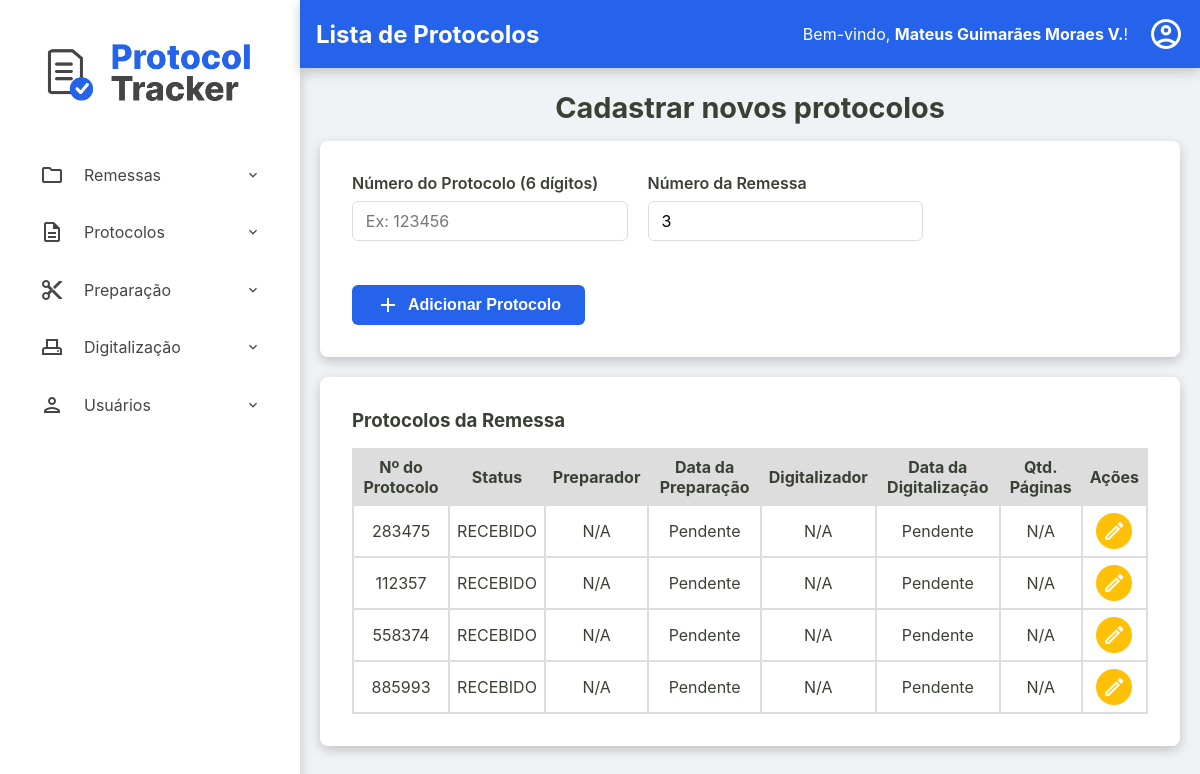
Before: /admin/remessas/protocolos?id=bada3be0-6989-44cf-bdf4-c07937e739fd (signed in) with the older database file.
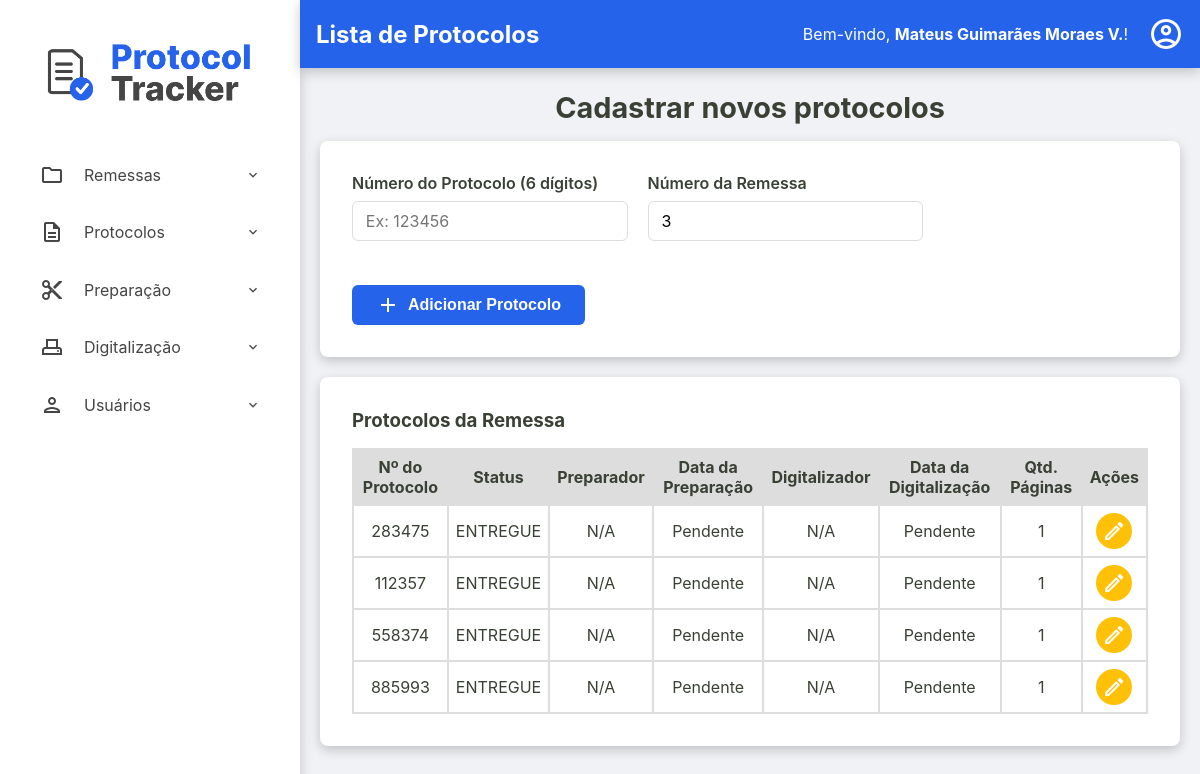
After: the same page with the newer database file.
### tables this page shows
CREATE TABLE protocolos (
    id TEXT PRIMARY KEY,
    id_remessa TEXT NOT NULL,
    numero_protocolo TEXT NOT NULL UNIQUE,
    data_preparacao TEXT NULL,
    id_preparador INTEGER NULL,
    data_digitalizacao TEXT NULL,
    id_digitalizador INTEGER NULL,
    status TEXT NOT NULL DEFAULT 'RECEBIDO',
    quantidade_paginas INTEGER NULL CHECK (quantidade_paginas >= 0),
    observacoes TEXT NULL,
    FOREIGN KEY (id_remessa) REFERENCES remessas (id),
    FOREIGN KEY (id_preparador) REFERENCES usuarios (id),
    FOREIGN KEY (id_digitalizador) REFERENCES usuarios (id)
  );

### src/Controller/Admin/RemessaController.php (called while the page is built, shortened)
<?php
class RemessaController
{
    public function exibirProtocolos(?string $id_remessa_param, ?string $erro = null)
    {
        try {
            $id_remessa = $id_remessa_param;
            $listaProtocolos = $this->protocoloRepository->findByRemessa($id_remessa);
            require __DIR__ . '/../../../templates/admin/visualizar-protocolos.php';
        } catch (Exception $e) {
            $this->exibirRemessas($e->getMessage());
        }
    }
}

### src/Repository/ProtocoloRepository.php (called while the page is built, shortened)
<?php
class ProtocoloRepository implements ProtocoloRepositoryInterface
{
    private PDO $connection;
    public function __construct(PDO $connection)
    {
        $this->connection = $connection;
    }
    public function findByRemessa(string $id_remessa): array
    {
        $sqlQuery = "SELECT * FROM protocolos WHERE id_remessa = :id_remessa;";
        $stmt = $this->connection->prepare($sqlQuery);
        $stmt->bindValue(':id_remessa', $id_remessa);
        $stmt->execute();
        return $this->hidrataLista($stmt);
    }
    private function hidrataLista(PDOStatement $stmt): array
    {
        $listaDeProtocolos = [];
        while($dadosProtocolo = $stmt->fetch()){
            $listaDeProtocolos[] = Protocolo::fromArray($dadosProtocolo);
        }
        return $listaDeProtocolos;
    }
}

### src/Model/Protocolo.php (called while the page is built, shortened)
<?php
class Protocolo {
    public function getId(): ?string { return $this->id; }
    public function getNumeroProtocolo(): string { return $this->numero_protocolo; }
    public function getDataPreparacao(): ?DateTimeImmutable { return $this->data_preparacao; }
    public function getDataDigitalizacao(): ?DateTimeImmutable { return $this->data_digitalizacao; }
    public function getStatus(): string { return $this->status; }
    public function getQuantidadePaginas(): ?int { return $this->quantidade_paginas; }
    public static function fromArray(array $array): self
    {
        try {
            $data_preparacao = isset($array['data_preparacao']) ? new DateTimeImmutable($array['data_preparacao']) :  null;
            $data_digitalizacao = isset($array['data_digitalizacao']) ? new DateTimeImmutable($array['data_digitalizacao']) :  null;
        } catch (Exception $e) {
            throw new Exception("Falha ao criar data");
        }
        return new self(
            $array['id'],
            $array['id_remessa'],
            $array['numero_protocolo'],
            $data_preparacao,
            isset($array['id_preparador']) ? (int) $array['id_preparador'] : null,
            $data_digitalizacao,
            isset($array['id_digitalizador']) ? (int) $array['id_digitalizador'] : null,
            $array['status'],
            isset($array['quantidade_paginas']) ? (int) $array['quantidade_paginas'] : null,
            $array['observacoes'] ?? null,
        );
    }
}

### templates/admin/visualizar-protocolos.php (the view, shortened to what the changed rows need)
<?php require __DIR__ . '/../components/_header.php'; ?>
<h2>Cadastrar novos protocolos</h2>
<div class="container-principal-busca">
<section class="listagem-container">
    <table id="tabela-protocolos-remessa" class="protocolos-table datatable-js">
        <thead>
            <tr>
                <th>Nº do Protocolo</th>
                <th>Status</th>
                <th>Preparador</th>
                <th>Data da Preparação</th>
                <th>Digitalizador</th>
                <th>Data da Digitalização</th>
                <th>Qtd. Páginas</th>
                <th class="acoes-header">Ações</th>
            </tr>
        </thead>
        <tbody>
            <?php foreach ($listaProtocolos as $protocolo): ?>
                <tr>
                    <td><?= htmlspecialchars($protocolo->getNumeroProtocolo()) ?></td>
                    <td><?= htmlspecialchars($protocolo->getStatus()) ?></td>
                    <td>
                        <?php
                            echo htmlspecialchars($nomePreparador ?? 'N/A');
                        ?>
                    </td>
                    <td><?= $protocolo->getDataPreparacao() ? $protocolo->getDataPreparacao()->format('d/m/Y H:i') : 'Pendente' ?></td>
                    <td>
                        <?php
                            echo htmlspecialchars($nomeDigitalizador ?? 'N/A');
                        ?>
                    </td>
                    <td><?= $protocolo->getDataDigitalizacao() ? $protocolo->getDataDigitalizacao()->format('d/m/Y H:i') : 'Pendente' ?></td>
                    <td><?= htmlspecialchars($protocolo->getQuantidadePaginas() ?? 'N/A') ?></td>
                    <td class="acoes-cell">
                        <a href="/admin/remessas/editar-protocolo?id=<?= htmlspecialchars($protocolo->getId()) ?>" class="btn-acao btn-editar" title="Editar Protocolo">
                            <span class="material-icons-outlined">edit</span>
                        </a>
                    </td>
                </tr>
            <?php endforeach; ?>
        </tbody>
    </table>
</section>
</div>
<?php require __DIR__ . '/../components/_footer.php'; ?>

Changed rows visible on the page:
changed protocolos (number 1 of 4 on the later page): status "RECEBIDO" → "ENTREGUE"; quantidade_paginas "N/A" → "1"
changed protocolos (number 2 of 4 on the later page): status "RECEBIDO" → "ENTREGUE"; quantidade_paginas "N/A" → "1"
changed protocolos (number 3 of 4 on the later page): status "RECEBIDO" → "ENTREGUE"; quantidade_paginas "N/A" → "1"
changed protocolos (number 4 of 4 on the later page): status "RECEBIDO" → "ENTREGUE"; quantidade_paginas "N/A" → "1"
